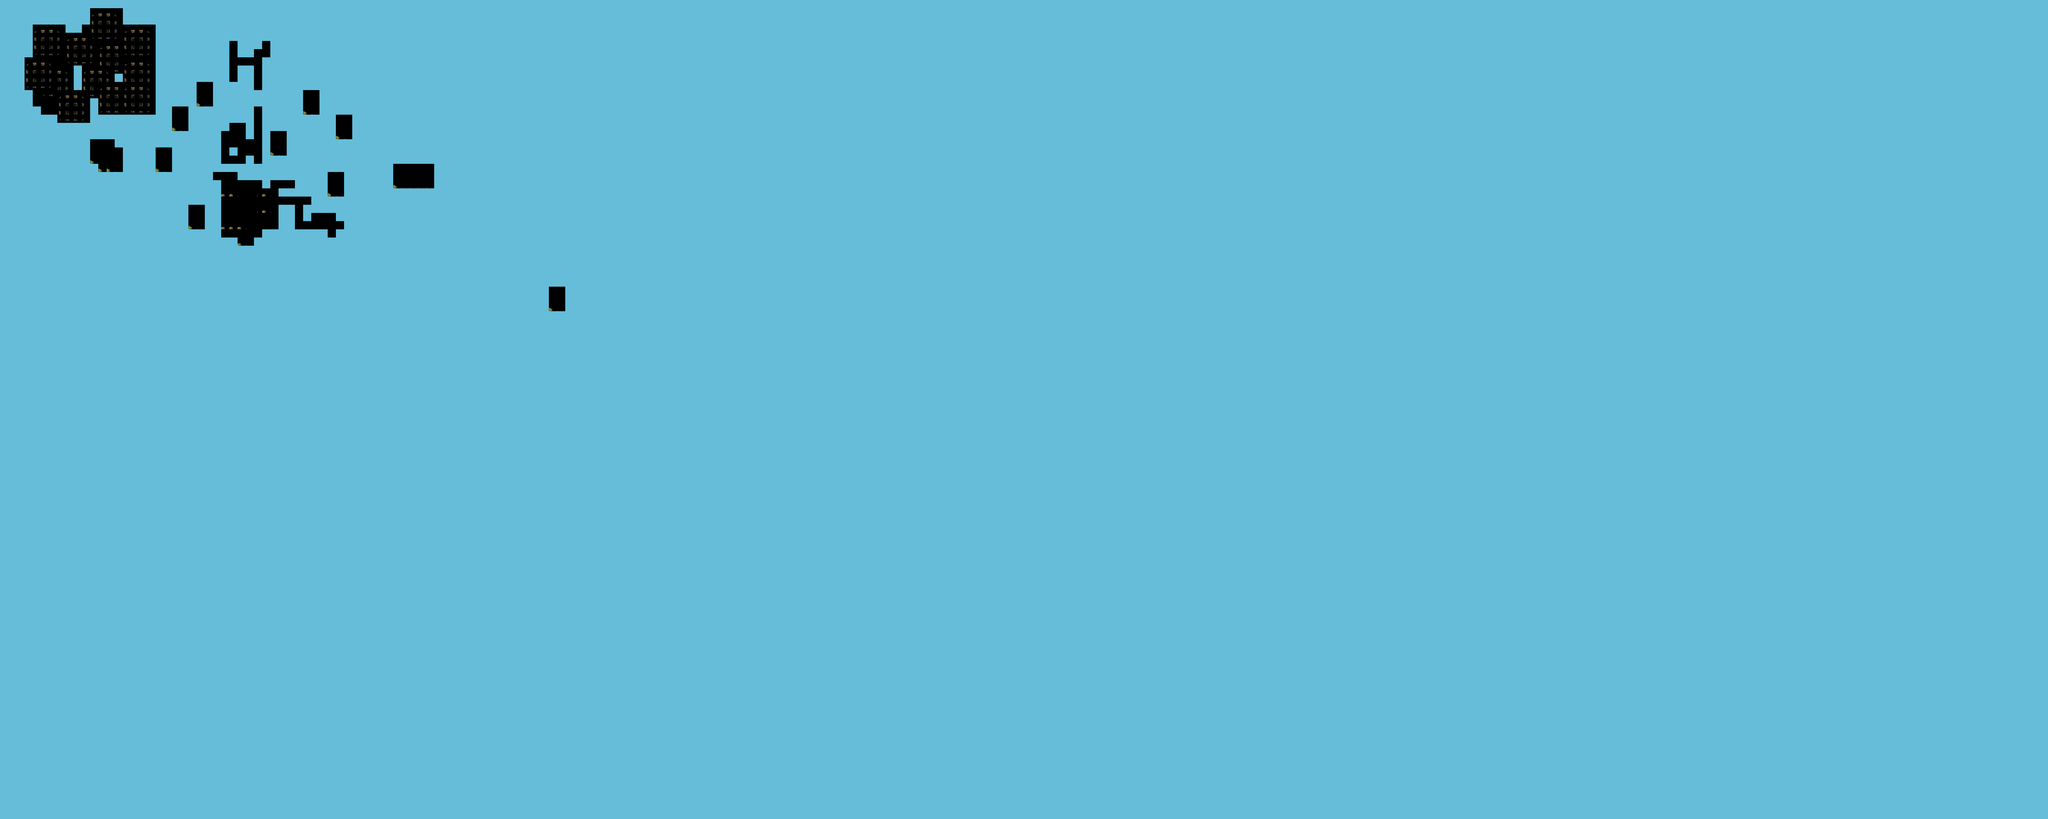

Rendered tile map (Tiled .tmx) drawn with the repository's tilesets; below, a short description and the map source with its tile grids summarised:
An orthogonal 250x100 tile map with 32x32 px tiles, 2 tile layers (Capa de Patrones 1, Capa de patrones 2), 2 tilesets.

<map version="1.0" orientation="orthogonal" renderorder="right-down" width="250" height="100" tilewidth="32" tileheight="32" nextobjectid="1">
 <tileset firstgid="1" name="Sky" tilewidth="32" tileheight="32" spacing="1" margin="1" tilecount="66" columns="11">
  <image source="Nuvens.png" width="384" height="224" />
 </tileset>
 <tileset firstgid="67" name="F" tilewidth="14" tileheight="14" spacing="1" margin="1" tilecount="1484" columns="53">
  <image source="assets 2 duplicate.png" width="800" height="432" />
  <terraintypes>
   <terrain name="Nuevo Terreno" tile="-1" />
  </terraintypes>
  <tile id="28" terrain=",,,0" />
  <tile id="29" terrain=",,0,0" />
  <tile id="30" terrain=",,0," />
  <tile id="51" terrain="0,0,0,0" />
  <tile id="52" terrain=",0,,0" />
  <tile id="54" terrain="0,,0," />
  <tile id="76" terrain=",0,," />
  <tile id="77" terrain="0,0,," />
  <tile id="78" terrain="0,,," />
 </tileset>
 <layer name="Capa de Patrones 1" width="250" height="100">
  <data>[25000 cells, 0 non-empty, 0 distinct tile ids]</data>
 </layer>
 <layer name="Capa de patrones 2" width="250" height="100">
  <data>[25000 cells, 24994 non-empty, 48 distinct tile ids]</data>
 </layer>
</map>
